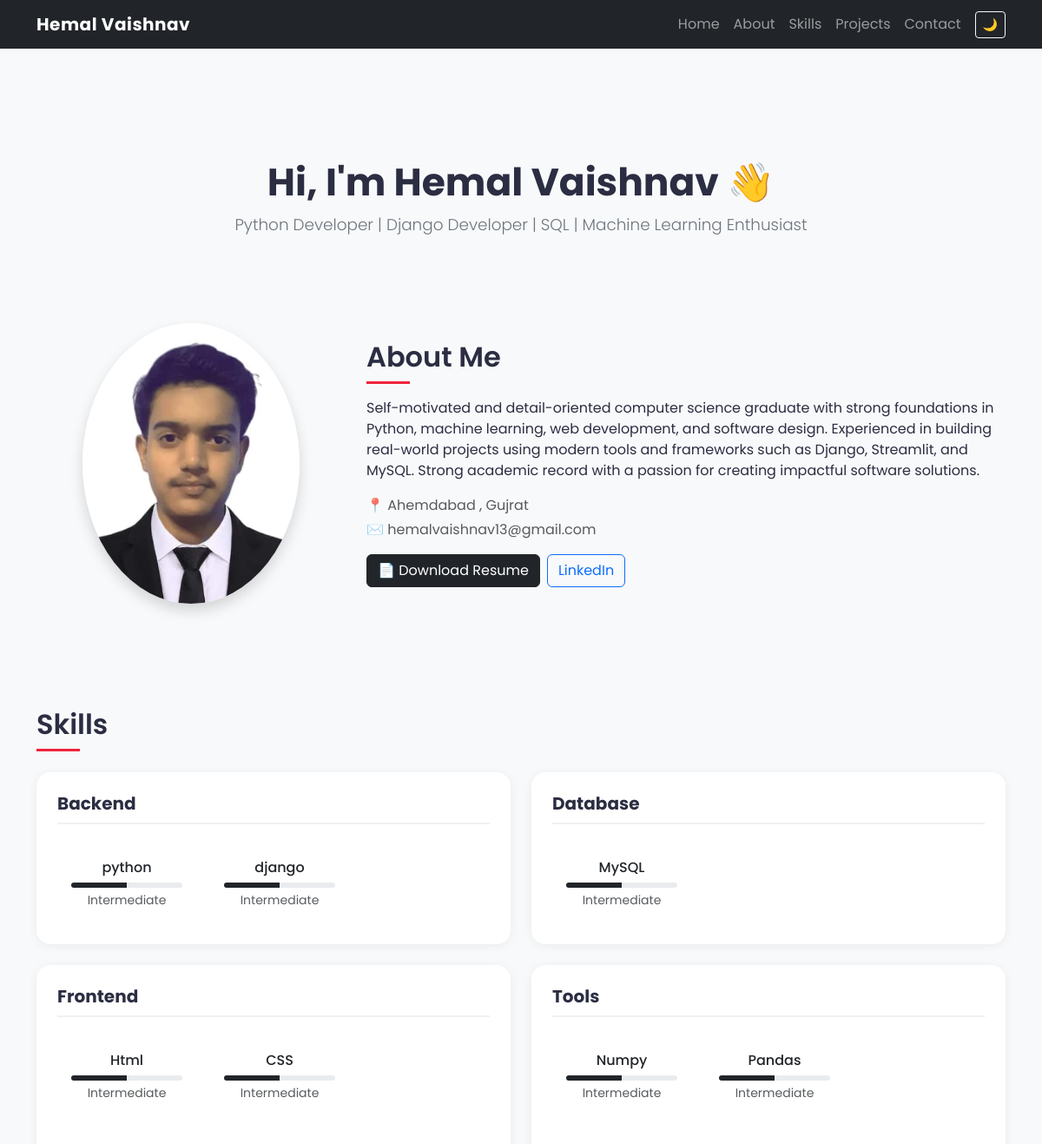
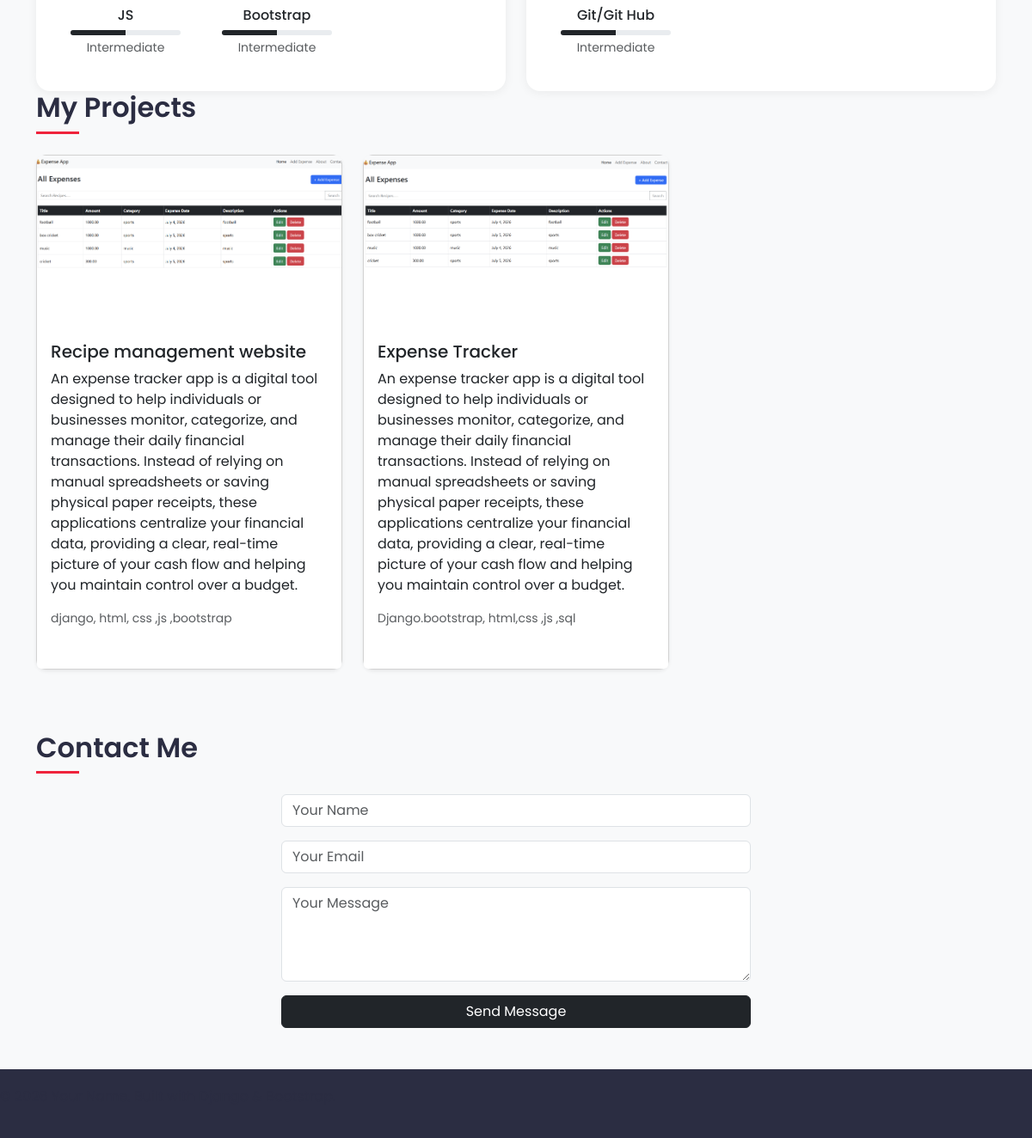
The page / on the database its author committed (2 pictures, top to bottom).
### portfolio_app/models.py (models this page shows, shortened)
class About(models.Model):
    bio = models.TextField(help_text="Short paragraph about yourself")
    profile_image = models.ImageField(upload_to='profile/', blank=True, null=True)
    resume_file = models.FileField(upload_to='resume/', blank=True, null=True)
    email = models.EmailField(blank=True)
    github_url = models.URLField(blank=True)
    linkedin_url = models.URLField(blank=True)
    location = models.CharField(max_length=100, blank=True)

class Skill(models.Model):
    CATEGORY_CHOICES = [
        ('backend', 'Backend'),
        ('frontend', 'Frontend'),
        ('database', 'Database'),
        ('ml', 'Machine Learning'),
        ('tools', 'Tools'),
    ]
    LEVEL_CHOICES = [
        (1, 'Beginner'),
        (2, 'Intermediate'),
        (3, 'Advanced'),
        (4, 'Expert'),
    ]
    name = models.CharField(max_length=50)
    category = models.CharField(max_length=20, choices=CATEGORY_CHOICES)
    icon_class = models.CharField(
        max_length=50,
        help_text="Devicon class, e.g. devicon-python-plain"
    )
    proficiency = models.IntegerField(choices=LEVEL_CHOICES, default=2)
    def proficiency_percent(self):
        return self.proficiency * 25

class Project(models.Model):
    title = models.CharField(max_length=50)
    description = models.TextField()
    tech_stack = models.CharField(max_length=50, help_text = "comma-seprated values e.g, Django, MySql, Bootstrap")
    github_link = models.URLField(blank=True, null=True)
    live_demo_link = models.URLField(blank=True, null=True)
    image = models.ImageField(upload_to="project_image/", blank=True, null=True)
    created_at = models.DateTimeField(auto_now=True)

### portfolio_app/views.py (the view)
# urls.py: 2. Add a URL to urlpatterns:  path('', views.home, name='home')
def home(request):
    projects = Project.objects.all().order_by('-created_at')
    skills = Skill.objects.all().order_by('category')
    about = About.objects.first()
    if request.method == 'POST':
        form = ContactForm(request.POST)
        if form.is_valid():
            form.save()
            messages.success(request, "Thanks for reaching out! I'll get back to you soon.")
            return redirect('home')
    else:
        form = ContactForm()
    context = {
        'projects': projects,
        'skills': skills,
        'about': about,
        'form': form,
    }
    return render(request, "portfolio_app/home.html", context)

### portfolio_app/forms.py
class ContactForm(forms.ModelForm):
    class Meta:
        model = ContactMessage
        fields = ['name', 'email', 'message']
        widgets = {
            'name': forms.TextInput(attrs={'class': 'form-control', 'placeholder': 'Your Name'}),
            'email': forms.EmailInput(attrs={'class': 'form-control', 'placeholder': 'Your Email'}),
            'message': forms.Textarea(attrs={'class': 'form-control', 'placeholder': 'Your Message', 'rows': 4}),
        }

### portfolio_app/templates/portfolio_app/home.html (shortened to what this page needs)
{% extends 'portfolio_App/base.html' %}
{% load static %}
{% block content %}
<div class="hero-section" id="home">
    <h1>Hi, I'm Hemal Vaishnav 👋</h1>
    <p class="lead">Python Developer | Django Developer | SQL | Machine Learning Enthusiast</p>
</div>
<div class="row align-items-center mb-5 py-4" id="about">
    <div class="col-md-4 text-center mb-4 mb-md-0">
        {% if about.profile_image %}
            <img src="{{ about.profile_image.url }}" class="img-fluid rounded-circle shadow" style="max-width: 250px;" alt="Profile photo">
        {% endif %}
    </div>
    <div class="col-md-8">
        <h2 class="mb-3">About Me</h2>
        <p>{{ about.bio }}</p>
        {% if about.location %}
            <p class="text-muted mb-1">📍 {{ about.location }}</p>
        {% endif %}
        {% if about.email %}
            <p class="text-muted mb-3">✉️ {{ about.email }}</p>
        {% endif %}
        <div class="d-flex gap-2 flex-wrap">
            {% if about.resume_file %}
                <a href="{{ about.resume_file.url }}" class="btn btn-dark" download>📄 Download Resume</a>
            {% endif %}
            {% if about.linkedin_url %}
                <a href="{{ about.linkedin_url }}" target="_blank" class="btn btn-outline-primary">LinkedIn</a>
            {% endif %}
        </div>
    </div>
</div>
<h2 class="mt-5 mb-4 text-center" id="skills">Skills</h2>
<div class="skills-grid">
    {% regroup skills by get_category_display as skill_groups %}
    {% for group in skill_groups %}
    <div class="skill-category-panel p-4">
        <h5 class="mb-3 fw-bold">{{ group.grouper }}</h5>
        <div class="d-flex flex-wrap gap-3">
            {% for skill in group.list %}
            <div class="skill-card-wrapper">
                <div class="card h-100 border-0 text-center p-3 skill-card">
                    <h6 class="mb-2">{{ skill.name }}</h6>
                    <div class="progress" style="height: 6px;">
                        <div class="progress-bar bg-dark" role="progressbar"
                             style="width: {{ skill.proficiency_percent }}%">
                        </div>
                    </div>
                    <small class="text-muted mt-1">{{ skill.get_proficiency_display }}</small>
                </div>
            </div>
            {% endfor %}
        </div>
    </div>
    {% endfor %}
</div>
<h2 class="mb-4" id="projects">My Projects</h2>
<div class="row">
    {% for project in projects %}
    <div class="col-md-6 col-lg-4 mb-4">
        <div class="card h-100 shadow-sm">
            {% if project.image %}
                <img src="{{ project.image.url }}" class="card-img-top" alt="{{ project.title }}">
            {% endif %}
            <div class="card-body">
                <h5 class="card-title">{{ project.title }}</h5>
                <p class="card-text">{{ project.description }}</p>
                <p class="text-muted small">{{ project.tech_stack }}</p>
            </div>
            <div class="card-footer bg-white border-0">
            </div>
        </div>
    </div>
    {% empty %}
        <p>No projects added yet. Add some via the admin panel!</p>
    {% endfor %}
</div>
<h2 class="mb-4 mt-5 text-center" id="contact">Contact Me</h2>
<div class="row justify-content-center">
    <div class="col-md-6">
        <form method="POST">
            <div class="mb-3">{{ form.name }}</div>
            <div class="mb-3">{{ form.email }}</div>
            <div class="mb-3">{{ form.message }}</div>
            <button type="submit" class="btn btn-dark w-100">Send Message</button>
        </form>
    </div>
</div>
{% endblock %}

### portfolio_app/templates/portfolio_app/base.html (shortened to what this page needs)
{% load static %}
<!DOCTYPE html>
<html lang="en">
<head>
    <link rel="stylesheet" href="https://cdn.jsdelivr.net/npm/devicon@2.15.1/devicon.min.css">
    <link href="https://cdn.jsdelivr.net/npm/bootstrap@5.3.8/dist/css/bootstrap.min.css" rel="stylesheet">
    <link rel="stylesheet" href="{% static 'css/style.css' %}">
</head>
<body>
    <nav class="navbar navbar-expand-lg navbar-dark bg-dark">
        <div class="container">
            <a class="navbar-brand" href="/">Hemal Vaishnav</a>
            <div class="collapse navbar-collapse" id="navbarNav">
                <ul class="navbar-nav ms-auto">
                    <li class="nav-item"><a class="nav-link" href="#home">Home</a></li>
                    <li class="nav-item"><a class="nav-link" href="#about">About</a></li>
                    <li class="nav-item"><a class="nav-link" href="#skills">Skills</a></li>
                    <li class="nav-item"><a class="nav-link" href="#projects">Projects</a></li>
                    <li class="nav-item"><a class="nav-link" href="#contact">Contact</a></li>
                </ul>
                <button id="darkModeToggle" class="btn btn-outline-light btn-sm ms-2">🌙</button>
            </div>
        </div>
    </nav>
    <main class="container my-5">
        {% block content %}
        {% endblock %}
    </main>
    <footer>
        <p>&copy; 2026 Your Name. Built with Django & Bootstrap.</p>
    </footer>
</body>
</html>

### portfolio_app/static/css/style.css (style rules this page uses)
:root { --primary-color: #2b2d42; --accent-color: #ef233c; --bg-light: #f8f9fa; }
body { font-family: 'Poppins', sans-serif; background-color: var(--bg-light); color: var(--primary-color); }
html { scroll-behavior: smooth; }
section, [id] { scroll-margin-top: 80px; }
.navbar-brand { font-weight: 700; letter-spacing: 0.5px; }
.hero-section { padding: 80px 0 60px; text-align: center; }
.hero-section h1 { font-weight: 700; font-size: 2.75rem; }
.hero-section .lead { color: #6c757d; font-size: 1.15rem; }
h2 { font-weight: 600; position: relative; display: inline-block; }
h2::after { content: ''; display: block; width: 50px; height: 3px; background: var(--accent-color); margin-top: 8px; }
.skills-grid { display: grid; grid-template-columns: repeat(2, 1fr); gap: 24px; }
.skill-category-panel { background-color: #fff; border-radius: 16px; box-shadow: 0 2px 12px rgba(0,0,0,0.06); padding: 1.5rem; }
.skill-category-panel h5 { color: var(--primary-color); border-bottom: 2px solid #f0f0f0; padding-bottom: 10px; }
.skill-card-wrapper { width: 160px; flex-shrink: 0; }
.skill-card { background-color: transparent; transition: transform 0.2s ease, box-shadow 0.2s ease; border-radius: 12px; }
.card { border-radius: 12px; transition: transform 0.2s ease, box-shadow 0.2s ease; }
.card-img-top { height: 200px; object-fit: cover; }
footer { background-color: var(--primary-color) !important; padding: 20px 0; }

### rows shown on the page
About: profile_image (picture), bio "Self-motivated and detail-oriented computer science graduate with strong foundations in Python, machine learning, web development, and software design. Experienced in building real-world projects using modern tools and frameworks such as Django, Streamlit, and MySQL. Strong academic record with a passion for creating impactful software solutions.", location "Ahemdabad , Gujrat", email "hemalvaishnav13@gmail.com"
Skill: name "python", proficiency "Intermediate"
Skill: name "django", proficiency "Intermediate"
Skill: name "MySQL", proficiency "Intermediate"
Skill: name "Html", proficiency "Intermediate"
Skill: name "CSS", proficiency "Intermediate"
Skill: name "JS", proficiency "Intermediate"
Skill: name "Bootstrap", proficiency "Intermediate"
Skill: name "Numpy", proficiency "Intermediate"
Skill: name "Pandas", proficiency "Intermediate"
Skill: name "Git/Git Hub", proficiency "Intermediate"
Project: image (picture), title "Recipe management website", description "An expense tracker app is a digital tool designed to help individuals or businesses monitor, categorize, and manage their daily financial transactions. Instead of relying on manual spreadsheets or saving physical paper receipts, these applications centralize your financial data, providing a clear, real-time picture of your cash flow and helping you maintain control over a budget.", tech_stack "django, html, css ,js ,bootstrap"
Project: image (picture), title "Expense Tracker", description "An expense tracker app is a digital tool designed to help individuals or businesses monitor, categorize, and manage their daily financial transactions. Instead of relying on manual spreadsheets or saving physical paper receipts, these applications centralize your financial data, providing a clear, real-time picture of your cash flow and helping you maintain control over a budget.", tech_stack "Django.bootstrap, html,css ,js ,sql"

### other values the page prints
{{ group.grouper }} "Backend" "Database" "Frontend" "Tools"
